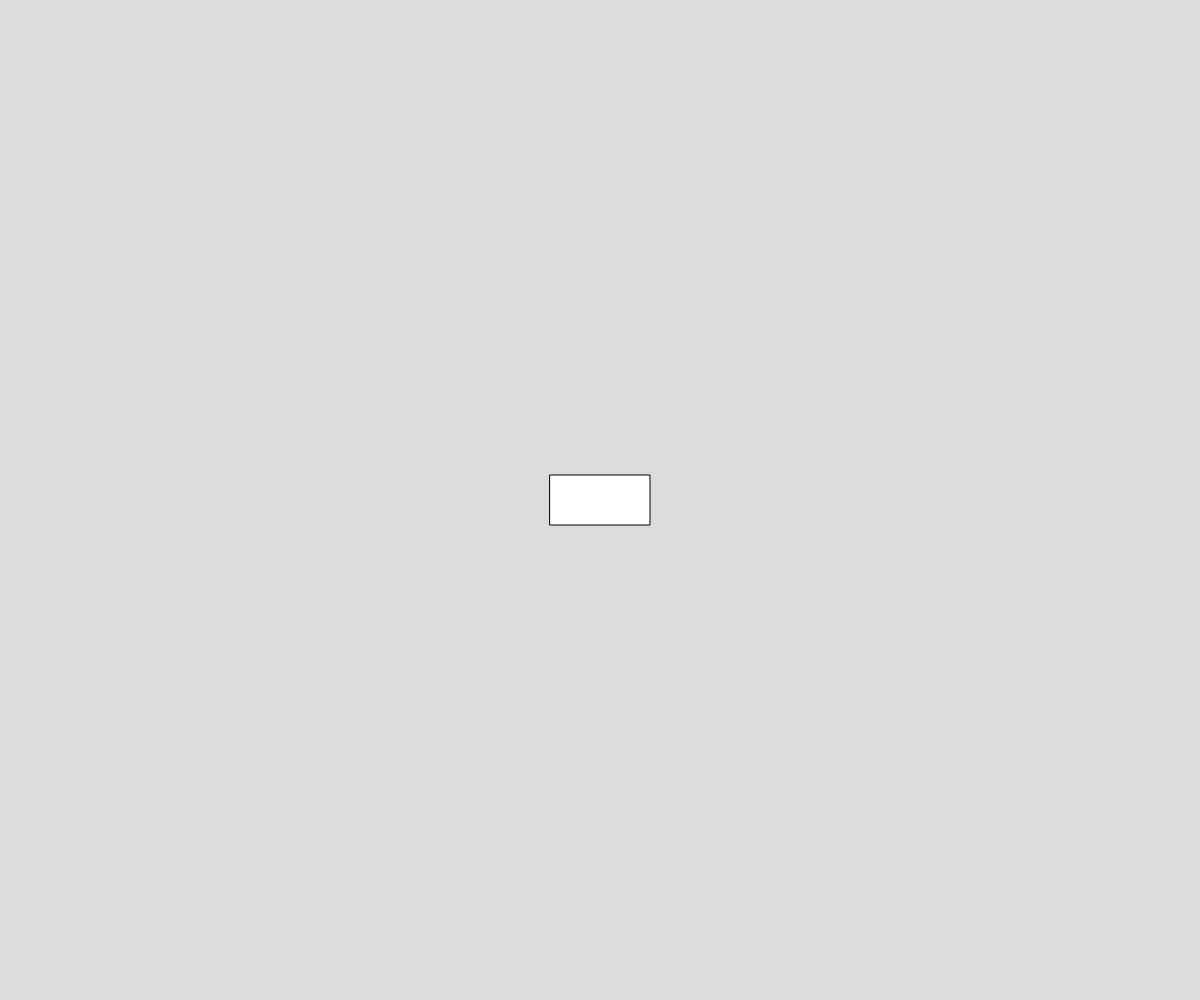
Frame 1 (no input)
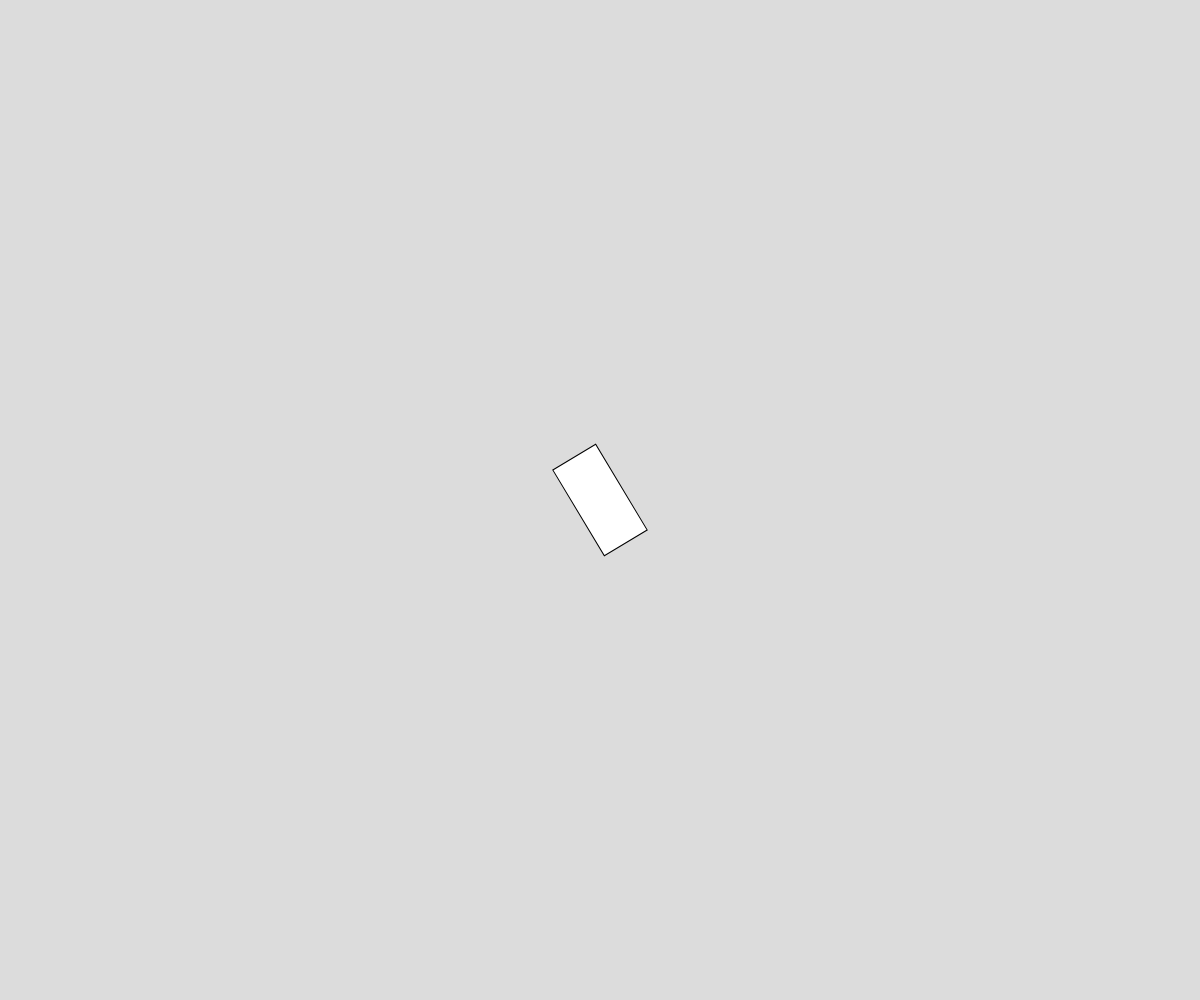
Frame 60 (no input)
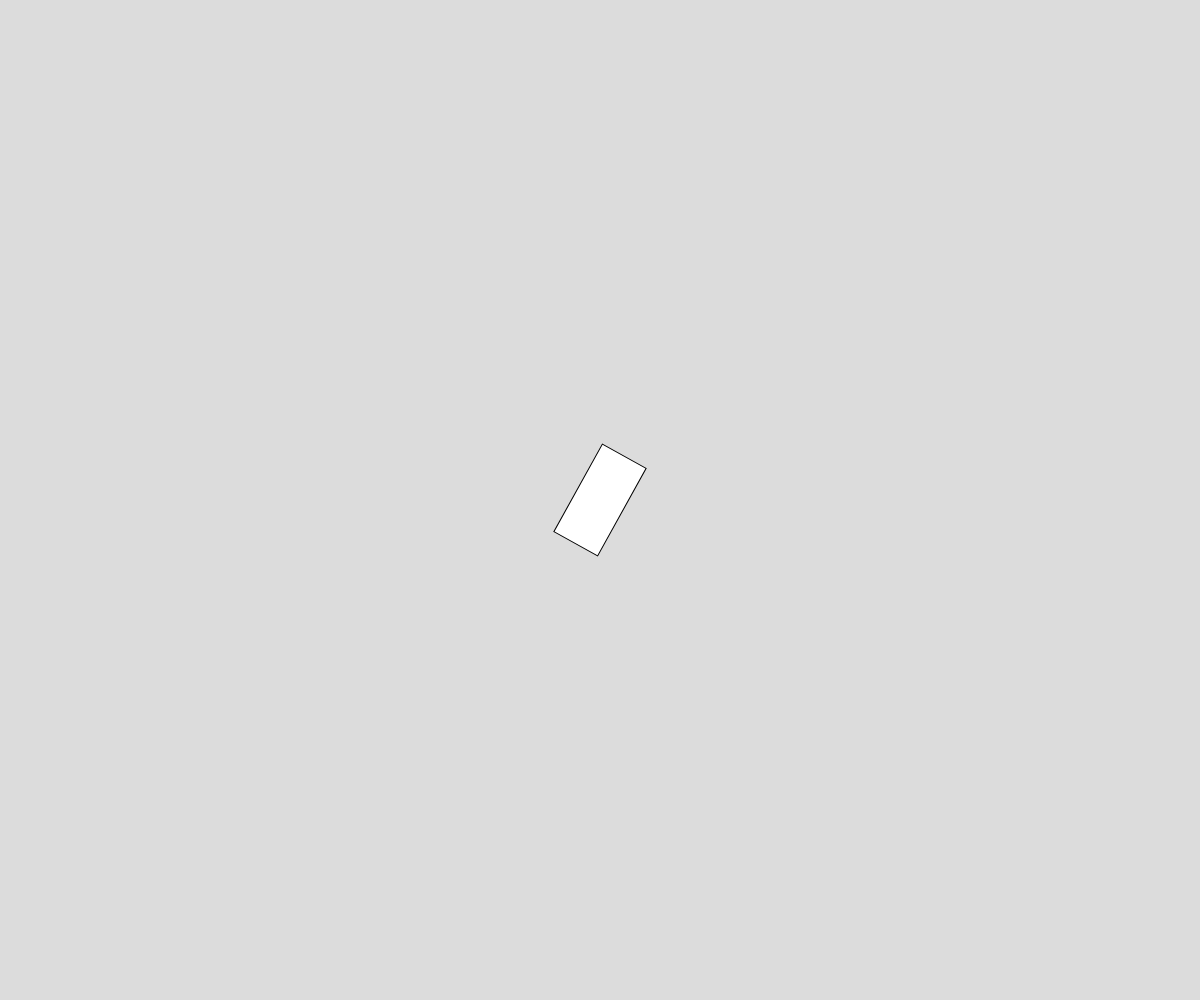
Frame 120 (the mouse pressed at the canvas centre since frame 60)

The p5.js sketch that drew these frames (run headless with seeded random() and noise() and a simulated clock; from frame 60 on, the mouse is pressed at the canvas centre):

// p5.js sketch
// ── sketch.js
// Project Title
// Your Name
// Date
//
// Extra for Experts:
// - describe what you did to take this project "above and beyond"

let angle = 0;

function setup() {
  createCanvas(windowWidth, windowHeight);
  rectMode(CENTER);
  angleMode(DEGREES);
}

function draw() {
  background(220);
  let distance = dist(mouseX, mouseY);

  translate(width/2, height/2);
  rotate(angle);
  rect(0, 0, 100, 50);

  angle += 1;
}
